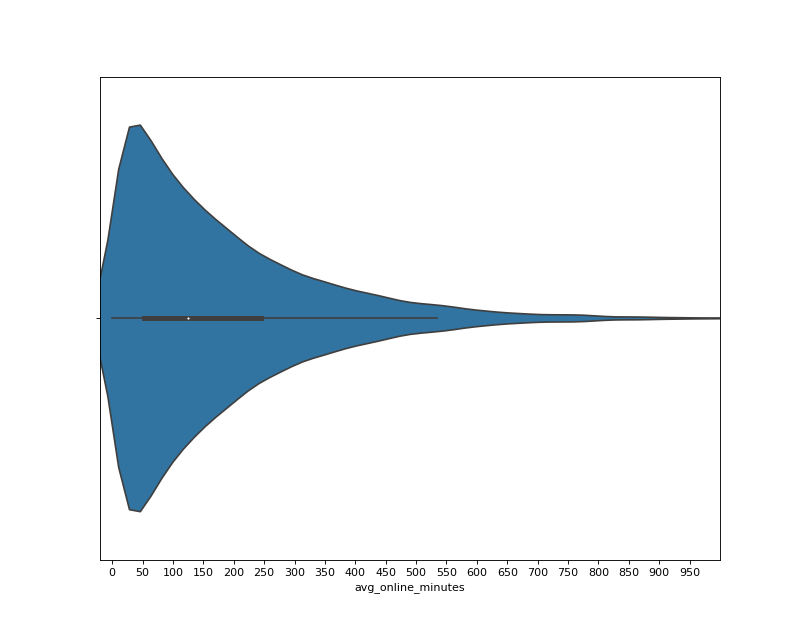
#> input picture image/2_avg_online_minnutes_violint.png, 800 x 640 px
$ python -i data_processed.py   (imports and definitions only)
#> lines starting #> are read from the running program, lines starting #| are printed output that depends on the picture
import pandas as pd
import numpy as np
import matplotlib.pyplot as plt
import seaborn as sns
import os
import datetime


# [18 lines left out: functions get_data, transforn_dtypes, not called in this run]


def get_time_features(data):
    """注册日期相关的特征"""

    #注册日期在星期几
    data.loc[ : , 'weekday'] = data['register_time'].dt.weekday
    #注册日期是否为周末
    data.loc[ : , 'is_weekend'] = data['weekday'].map(lambda x : 1 if x >4 else 0)
    #注册时间为周末且付费的玩家数
    data.loc[ : , 'weekend_payed_num'] = data[(data['is_weekend'] == 1) & (data['pay_price'] > 0)]['user_id'].count()
    # 注册时间为周末的付费玩家占总付费玩家的比例
    data.loc[ : , 'pct_of_weekend_payed'] = round(data['weekend_payed_num']/data[data['pay_price'] > 0]['user_id'].count(), 2)
    return data

# [40 lines left out: functions resource_used_rate, get_online_time_type, get_pv_features, not called in this run]

def get_features(data):
    """构建新的玩家特征"""

    get_time_features(data)
    for i in range(2, 33, 2):
        resource_add = data.iloc[ : , i ].name
        resource_reduce = data.iloc[ : , i + 1].name
        #print(resource_add, resource_reduce)
        resource_used_rate(data, resource_add, resource_reduce)
    # 根据付费玩家的平均在线时长的四分位数划分在线时长类别
    data.loc[ : , 'avg_online_minutes_type'] = data.loc[ : , 'avg_online_minutes'].apply(get_online_time_type)
    get_pv_features(data)
    return data


# [18 lines not run here, left out]

>>> import cv2
>>> picture = cv2.imread('../image/2_avg_online_minnutes_violint.png', cv2.IMREAD_GRAYSCALE)
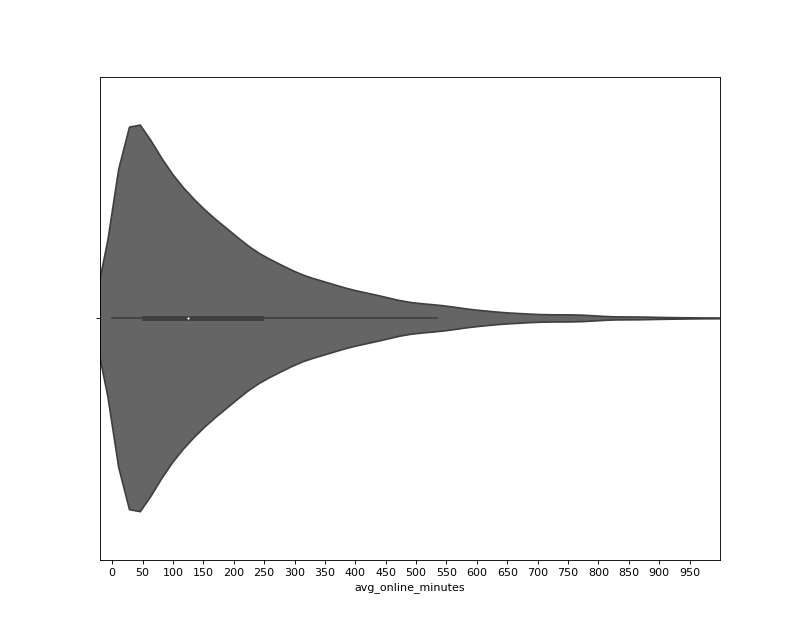
#> picture: shape (640, 800); min 0, max 255, mean 236.7
#> (the run stopped early here; a loop or call above may not have finished)

$ run again, on image/45_days_pay_pct.png
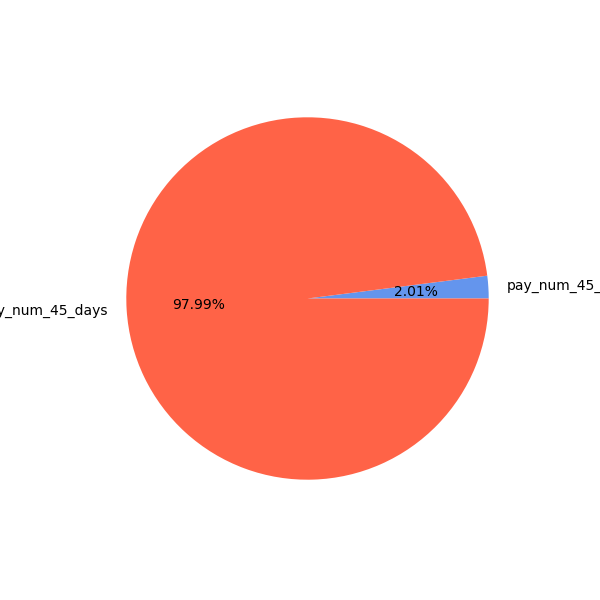
#> input picture image/45_days_pay_pct.png, 600 x 600 px
#> `picture = cv2.imread('../image/2_avg_online_minnutes_violint.png', cv2..`:
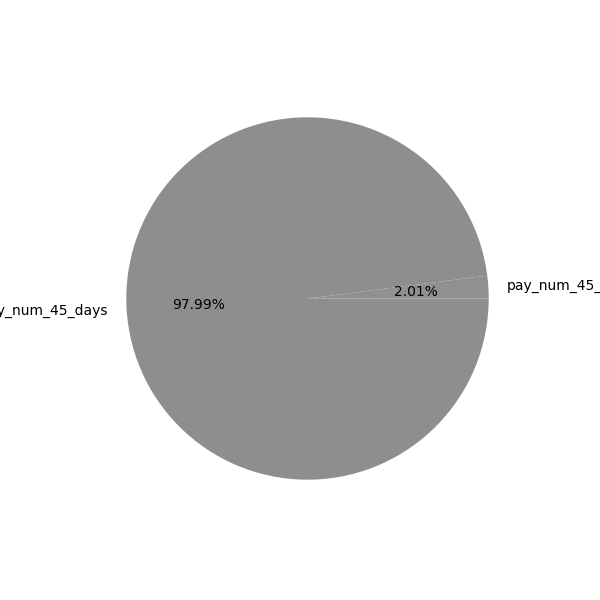
#> picture: shape (600, 600); min 0, max 255, mean 222.2
